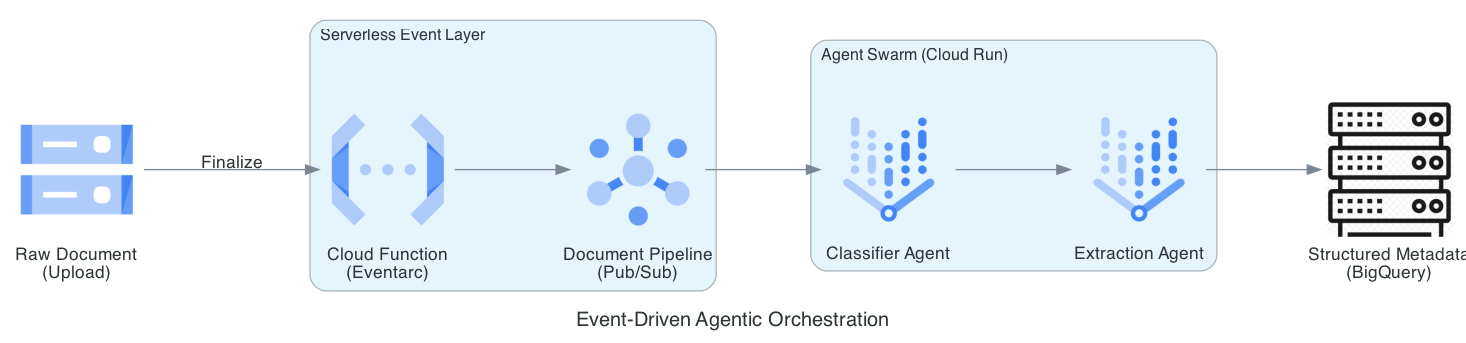

Reproduce this figure in Python.
from diagrams import Diagram, Cluster, Edge
from diagrams.gcp.storage import GCS
from diagrams.gcp.analytics import Pubsub
from diagrams.gcp.compute import Functions, Run
from diagrams.gcp.ml import VertexAI
from diagrams.generic.compute import Rack

graph_attr = {"pad": "0.1", "nodesep": "0.8", "ranksep": "1.2", "bgcolor": "transparent"}

with Diagram("Event-Driven Agentic Orchestration", show=False, filename="doc_agentic_orchestration", direction="LR", graph_attr=graph_attr):
    source = GCS("Raw Document\n(Upload)")
    with Cluster("Serverless Event Layer"):
        event_trigger = Functions("Cloud Function\n(Eventarc)")
        bus = Pubsub("Document Pipeline\n(Pub/Sub)")
    with Cluster("Agent Swarm (Cloud Run)"):
        classifier = VertexAI("Classifier Agent")
        extractor = VertexAI("Extraction Agent")
    destination = Rack("Structured Metadata\n(BigQuery)")
    source >> Edge(label="Finalize") >> event_trigger >> bus >> classifier >> extractor >> destination
